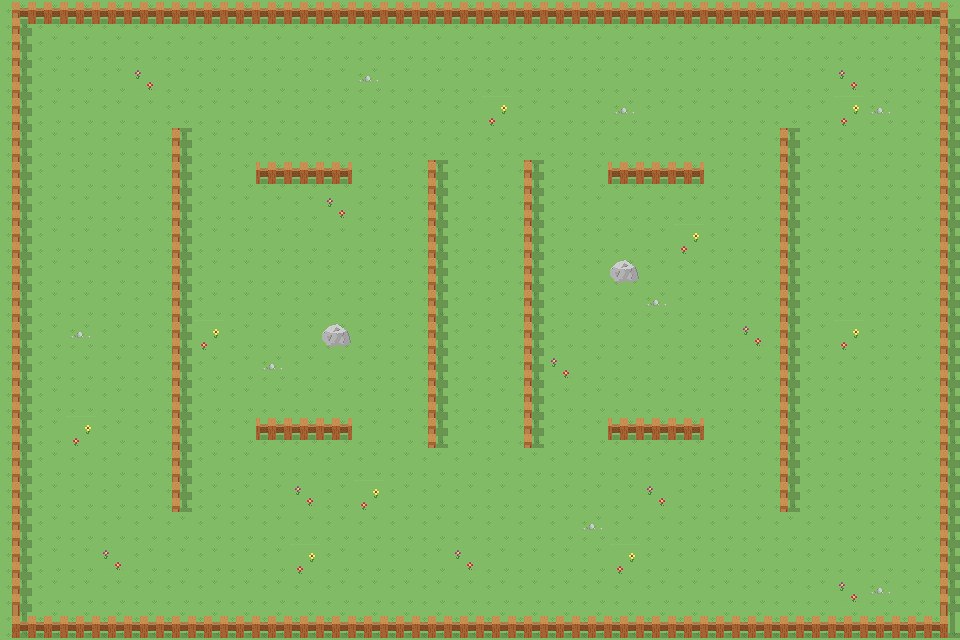

Below is a game level as drawn by its tile map, then a one-line description and the .tmx that defines it (tile-layer data replaced by summaries):
An orthogonal 30x20 tile map with 32x32 px tiles, 2 tile layers (Tile Layer 1, FENCE).

<map version="1.0" orientation="orthogonal" renderorder="right-down" width="30" height="20" tilewidth="32" tileheight="32" nextobjectid="1">
 <tileset firstgid="1" name="tile2map32" tilewidth="32" tileheight="32" tilecount="1320">
  <image source="dungeon/tile2map_tileset/tile2map32.png" width="128" height="10560" />
  <tile id="356">
   <properties>
    <property name="blocked" value="true" />
   </properties>
  </tile>
  <tile id="412">
   <properties>
    <property name="blocked" value="true" />
   </properties>
  </tile>
  <tile id="413">
   <properties>
    <property name="blocked" value="true" />
   </properties>
  </tile>
  <tile id="414">
   <properties>
    <property name="blocked" value="true" />
   </properties>
  </tile>
  <tile id="416">
   <properties>
    <property name="blocked" value="true" />
   </properties>
  </tile>
  <tile id="417">
   <properties>
    <property name="blocked" value="true" />
   </properties>
  </tile>
  <tile id="418">
   <properties>
    <property name="blocked" value="true" />
   </properties>
  </tile>
  <tile id="420">
   <properties>
    <property name="blocked" value="true" />
   </properties>
  </tile>
  <tile id="421">
   <properties>
    <property name="blocked" value="true" />
   </properties>
  </tile>
  <tile id="422">
   <properties>
    <property name="blocked" value="true" />
   </properties>
  </tile>
 </tileset>
 <layer name="Tile Layer 1" width="30" height="20">
  <data>[600 cells, 600 non-empty, 1 distinct tile ids]</data>
 </layer>
 <layer name="FENCE" width="30" height="20">
  <data>[600 cells, 179 non-empty, 12 distinct tile ids]</data>
 </layer>
</map>
